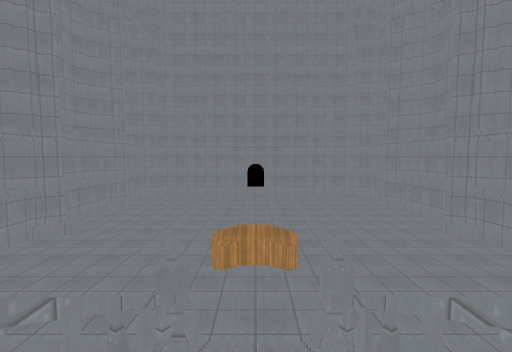
View 1 (above)

16 first-person views from a walk through a 3-D level made in the Godot game engine. The camera is 1.2 m above the floor, tilts 4° down and sees 85° across. The floor is counted in squares, 2 m on a side. Each view is taken from the middle of a square. On the plan, view 1 faces up. The plan holds only what a view shows up to about 9 squares ahead; the rest is blank. Surface patterns are stand-ins for the level's own textures.

View 2
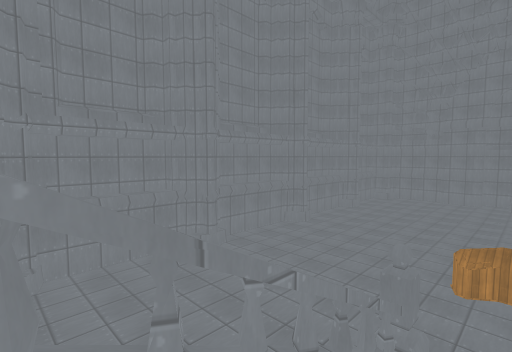

View 3
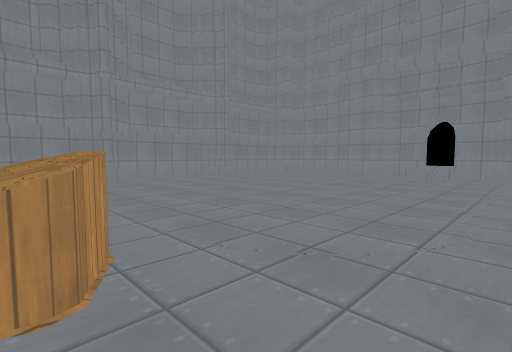

View 4
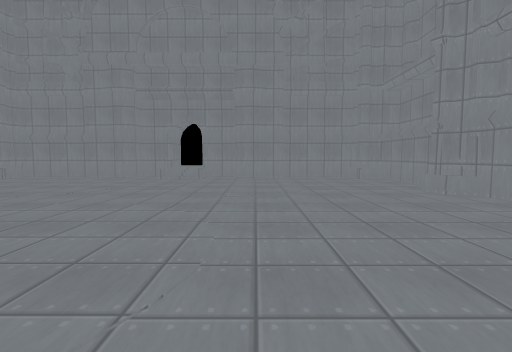

View 5
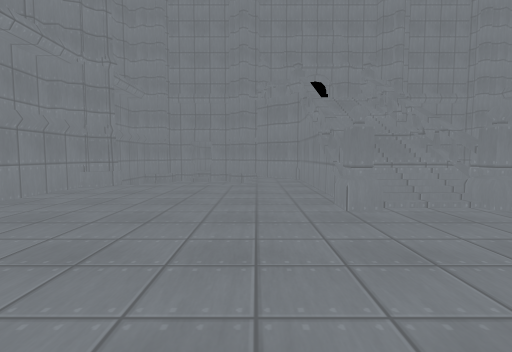

View 6
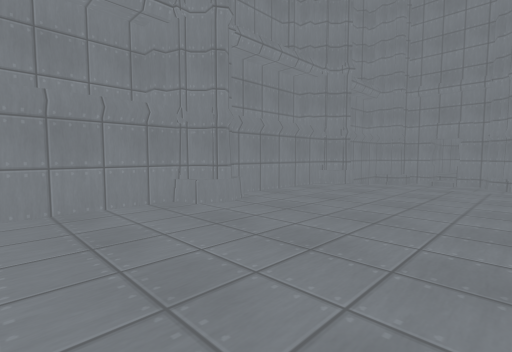

View 7
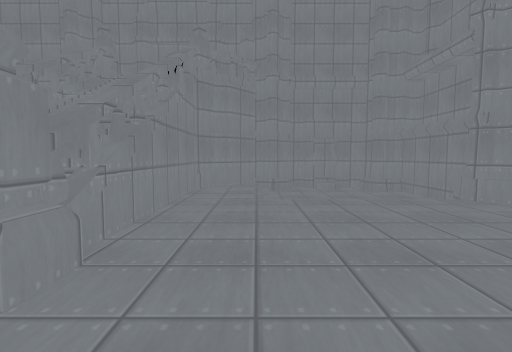

View 8
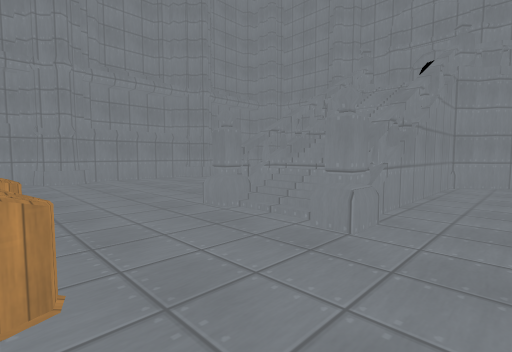

View 9
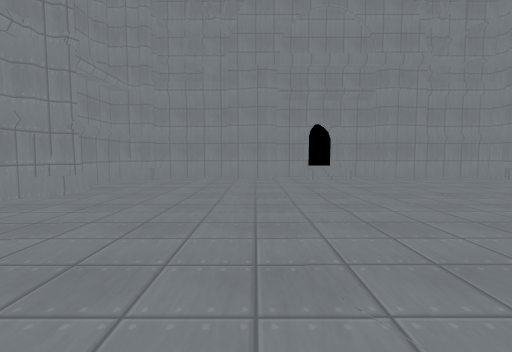

View 10
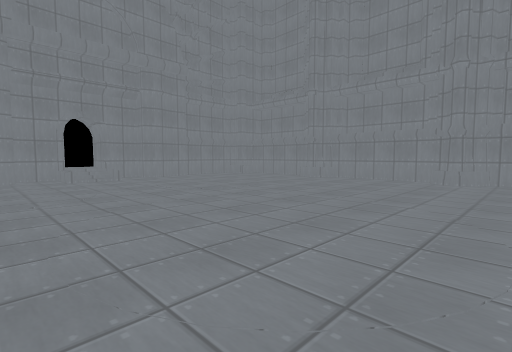

View 11
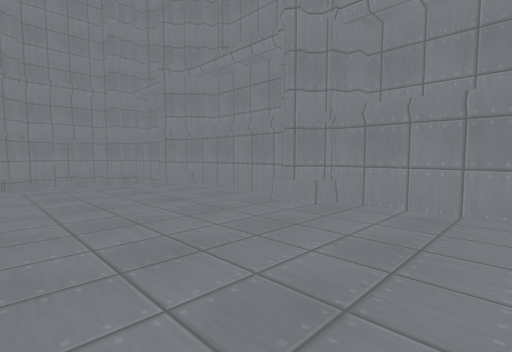

View 12
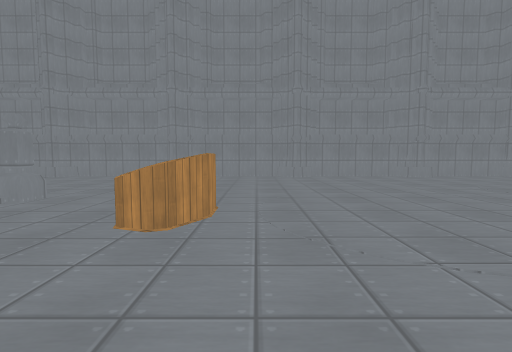

View 13
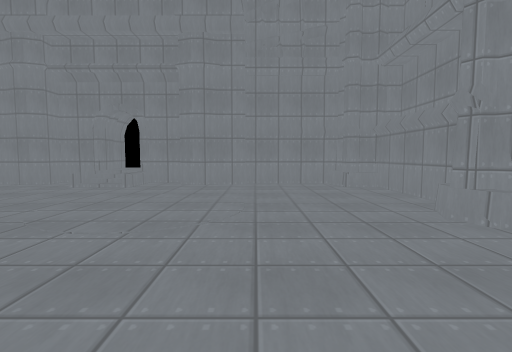

View 14
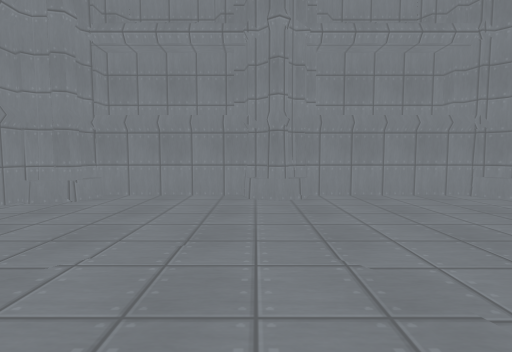

View 15
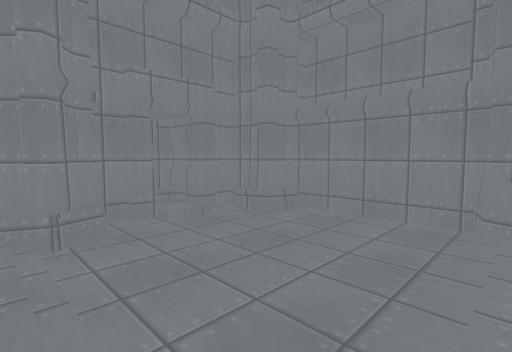

View 16
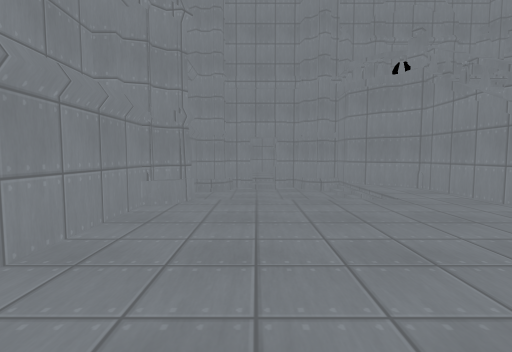

### Floor plan
Key: @ floor where view 1 was taken; # wall or solid block; x gap in a wall; . main floor; : floor 0.5 m higher than the main floor; - floor 0.5 m lower than the main floor; + floor 4.25 m higher than the main floor; / step, stairs or slope; ^ raised ledge.
Columns run from 6 left of view 1 to 6 right of it. Each row starts with its distance up from view 1.
 16      ###
 15  #####:#####
 14 ##..#./.#..##
 13 #...........#
 12 #...........#
 11 ##.........##
 10 #...........#
  9 #...........#
  8 #...........#
  7 ##.........##
  6 #...........#
  5 #.....^.....#
  4 ##.........##
  3 #....///....#
  2 #....x/#....#
  1 #....x/.....#
  0 ##///x@#///##
 -1 #---/#/#/---#
 -2 #---/  +/---#
 -3 ##/-#   #-/##
 -4  ###########

Positions as (right, up) in squares from view 1, and headings:
1: (0, 0), facing up
2: (0, 0), facing up-left
3: (2, 5), facing up-left
4: (2, 6), facing up
5: (2, 6), facing down
6: (2, 6), facing down-right
7: (-2, 4), facing down
8: (-2, 5), facing down-right
9: (-2, 6), facing up
10: (-2, 6), facing up-right
11: (-2, 6), facing down-left
12: (3, 6), facing left
13: (3, 8), facing up
14: (1, 11), facing right
15: (-2, 0), facing down-left
16: (4, 4), facing down
